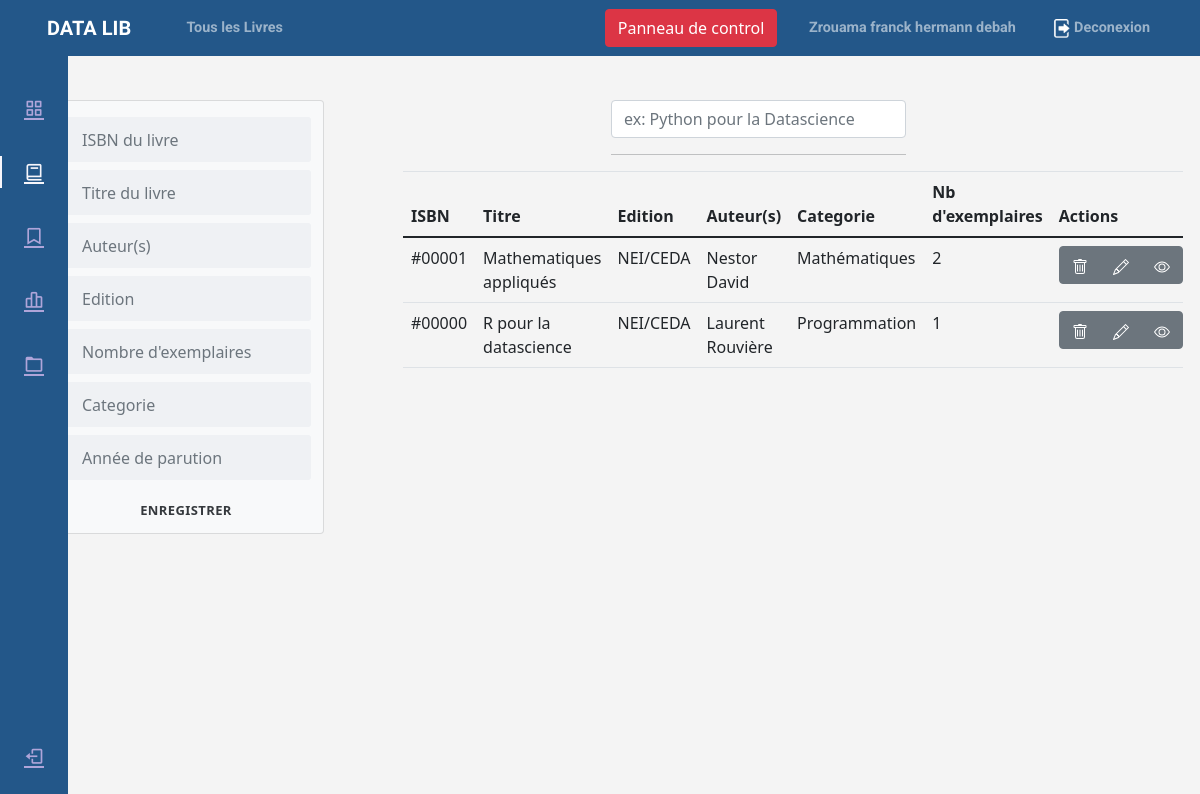
The page /dashboard/livres (signed in) on the database its author committed.
### app/mod_book/models.py (models this page shows, shortened)
class Base(db.Model):
    __abstract__ = True
    date_created = db.Column(
        db.String(128),  default=db.func.current_timestamp())
    date_modified = db.Column(db.String(
        128),  default=db.func.current_timestamp(), onupdate=db.func.current_timestamp())

@dataclass
class Book(Base):
    __tablename__ = 'book'
    title = db.Column(db.String(128),  nullable=False)
    isbn = db.Column(db.String(128),  nullable=False,
                     unique=True, primary_key=True)
    author = db.Column(db.String(128),  nullable=False)
    edition = db.Column(db.String(192),  nullable=False)
    nbExemplar = db.Column(db.Integer,  nullable=False, default=1)
    category = db.Column(db.String(128),  nullable=False)
    year = db.Column(db.Integer,  nullable=False)

### app/main/routes.py (the view)
@main.route('/dashboard/livres')
def dash_livres():
    books = None
    if not('user'in session):
       return redirect(url_for('auth.signin'))
    else:
        all_books = fetch_all_book()
        if (all_books):
            books = all_books
            return render_template("auth/profile/dashboard/livres.html",user=session["user"],books=books)
        else:
            return render_template("auth/profile/dashboard/livres.html",user=session["user"],books=books)

### app/mod_book/controllers.py (called while the page is built)
@mod_book.route('', methods=['GET'])
@mod_book.route('/', methods=['GET'])
def fetch_all_book():
    books = Book.query.order_by(Book.isbn.desc()).all()
    if books:
        session['books'] = books
        return books
    else:
        return 'NBF'

### app/templates/auth/profile/dashboard/livres.html (shortened to what this page needs)
{% extends 'auth/profile/dash.html' %}
{% block dash_component %}
<div class="container">
    <div class="row">
        <div class=" card col-md-3 bg-light">
            <div class="mt-3 row newsletter-subscribe">
                <div class="">
                    <form action="/book/register" class="form-inline row form" method="POST">
                        <div class="form-group col-md-12 mb-2">
                            <input value="" required class="form-control" autofocus type="text" name="isbn"
                                placeholder="ISBN du livre">
                        </div>
                        <div class="form-group col-md-12 mb-2">
                            <input value="" required class="form-control" type="text" name="titre"
                                placeholder="Titre du livre">
                        </div>
                        <div class="form-group col-md-12 mb-2">
                            <input value="" required class="form-control" type="text" name="auteur"
                                placeholder="Auteur(s)">
                        </div>
                        <div class="form-group col-md-12 mb-2">
                            <input value="" required class="form-control" type="text" name="edition"
                                placeholder="Edition">
                        </div>
                        <div class="form-group col-md-12 mb-2">
                            <input value="" min="0" required class="form-control" type="number" name="nbexemplar"
                                placeholder="Nombre d'exemplaires">
                        </div>
                        <div class="form-group col-md-12 mb-2">
                            <input value="" required class="form-control" type="text" name="category"
                                placeholder="Categorie">
                        </div>
                        <div class="form-group col-md-12 mb-2">
                            <input pattern="(?:19|20)[0-9]{2}" required value="" class="form-control" type="text" name="year"
                                placeholder="Année de parution">
                        </div>
                        <input class="col-md-12 btn btn-outline" type="submit" value="Enregistrer">
                    </form>
                </div>
            </div>
        </div>
        <div class="col-md-9">
            <div class="row">
                <div class="row">
                    <div class="col-md-12">
                        <div class="col-md-5 offset-md-4">
                            <input type="text" class="text-muted form-control form-input" name="q"
                                placeholder="ex: Python pour la Datascience">
                            <hr>
                        </div>
                    </div>
                    <div class="col-md-12 offset-1">
                        <div class="card-box">
                            <div class="table-responsive">
                                {% if books != 'NBF' %}
                                <table class="table">
                                    <thead>
                                        <tr>
                                            <th>ISBN</th>
                                            <th>Titre</th>
                                            <th>Edition</th>
                                            <th>Auteur(s)</th>
                                            <th>Categorie</th>
                                            <th>Nb d'exemplaires</th>
                                            <th>Actions</th>
                                        </tr>
                                    </thead>
                                    <tbody>
                                        {% for book in books %}
                                        <tr>
                                            <td>{{book.isbn}}</td>
                                            <td>{{book.title}}</td>
                                            <td>{{book.edition}}</td>
                                            <td>{{book.author}}</td>
                                            <td>{{book.category}}</td>
                                            <td>{{book.nbExemplar}}</td>
                                            <td>
                                                <div class="btn-group btn-group-toggle" data-toggle="buttons">
                                                    <label onclick="document.location.href = '/book/delete/{{book.id}}'"
                                                        class="btn btn-secondary">
                                                    </label>
                                                    <label  onclick="document.location.href = '/book/update/{{book.id}}'"
                                                        class="btn btn-secondary">
                                                    </label>
                                                    <label class="btn btn-secondary">
                                                    </label>
                                                </div>
                                            </td>
                                        </tr>
                                        {% endfor %}
                                    </tbody>
                                </table>
                                {% else %}
                                <div class="alert alert-dark" role="alert">
                                    Aucun Livre dans la biliothèque veuillez en ajouter
                                </div>
                                {% endif %}
                            </div>
                        </div>
                    </div>
                </div>
            </div>
        </div>
    </div>
</div>
{% endblock dash_component %}

### app/templates/auth/profile/dash.html (shortened to what this page needs)
{% extends "base.html" %}
{% block content %}
<div id="body-pd">
    <link rel="stylesheet" href="/css/dash.css">
    <link rel="stylesheet" href="https://cdn.jsdelivr.net/npm/boxicons@latest/css/boxicons.min.css">
    <link rel="stylesheet" href="https://cdn.jsdelivr.net/npm/bootstrap@5.0.0-beta1/dist/css/bootstrap.min.css">
    <div class="l-navbar" id="nav-bar">
        <nav class="nav">
            <div>
                <a href="#" class="nav_logo">
                </a>
                <div class="nav_list">
                    {% set class_general='' %}
                    {% set class_livres='' %}
                    {% set class_emprunts='' %}
                    {% if 'general' in request.path %}
                    {% set class_general = 'active' %}
                    {% elif 'livres' in request.path%}
                    {% set class_livres = 'active' %}
                    {% elif 'emprunts' in request.path %}
                    {% set class_emprunts = 'active' %}
                    {% endif %}
                    <a href="/dashboard" class="nav_link {{class_general}}">
                        <i class='bx bx-grid-alt nav_icon'></i>
                    </a>
                    <a href="/dashboard/livres" class="nav_link {{class_livres}}">
                        <i class='bx bx-book nav_icon'></i>
                    </a>
                    <a href="/dashboard/emprunts" class="nav_link {{class_emprunts}}">
                        <i class='bx bx-bookmark nav_icon'></i>
                    </a>
                    <a href="#" class="nav_link">
                        <i class='bx bx-bar-chart-alt-2 nav_icon'></i>
                    </a>
                    <a href="#" class="nav_link">
                        <i class='bx bx-folder nav_icon'></i>
                    </a>
                </div>
            </div>
            <a href="/auth/logout" class="nav_link">
                <i class='bx bx-log-out nav_icon'></i>
            </a>
        </nav>
    </div>
    <div class="container-fluid">
        {% block dash_component %}{% endblock %}
    </div>
</div>
    {% endblock content %}

### app/templates/base.html (shortened to what this page needs)
<!DOCTYPE html>
<html lang="en">
<head>
    <link rel="stylesheet" href="/css/main.css">
    <link rel="stylesheet" href="https://stackpath.bootstrapcdn.com/bootstrap/4.1.3/css/bootstrap.min.css"
>
    <link rel="stylesheet" href="https://cdnjs.cloudflare.com/ajax/libs/font-awesome/4.7.0/css/font-awesome.min.css">
    <link rel="stylesheet" href="https://use.fontawesome.com/releases/v5.4.2/css/all.css"
>
</head>
<header class="site-header">
    <nav class="navbar navbar-expand-md navbar-dark bg-steel fixed-top">
        <div class="container">
            <a class="navbar-brand mr-4" href="/"><img style="height:1.4em;" src="/icons/regal.png" alt="">
                DATA LIB</a>
            <div class="collapse navbar-collapse" id="navbarToggle">
                <div class="navbar-nav mr-auto">
                    <a class="nav-item nav-link" href="/">
                        Tous les Livres
                    </a>
                </div>
                <div class="navbar-nav">
                    {% if user %}
                        {% if user.role == 1 %}
                            <a href="/dashboard"><button class="btn btn-danger">Panneau de control</button></a>
                        {% endif %}
                    <a class="nav-item nav-link" href="/{{user.nom}}"><img src="/icons/profile.png" alt="">
                        {{ user.nom }}
                    </a>
                    <a class="nav-item nav-link" href="/auth/logout"><img src="/icons/logout.png" alt=""> Deconexion</a>
                    {% endif %}
                </div>
            </div>
        </div>
    </nav>
</header>
<body>
    <main role="main" class=" container-fluid pageContent">
        <div class="row">
            <div class="col-md-12">
                {% block content %}{% endblock %}
            </div>
        </div>
    </main>
</body>
</html>

### app/static/css/main.css (style rules this page uses)
body { background: #fafafa; color: #333333; margin-top: 5rem; padding-bottom: 50px; }
.bg-steel { background-color: #235789; }
.navbar-nav { font-size: 0.9em; }
.navbar-brand { font-family: "Work Sans", sans-serif; font-weight: bold; }
.navbar-nav > a > img { height: 1.3em; }
.site-header .navbar-nav .nav-link { color: #cbd5db; font-weight: bold; font-family: "Roboto", sans-serif; margin-left: 20px; }
.pageContent { margin-top: 100px; }

### app/static/css/dash.css (style rules this page uses)
:root { --header-height: 3rem; --nav-width: 68px; --first-color: #235789;; --first-color-light: #AFA5D9; --white-color: #F7F6FB; --normal-font-size: 1rem; --z-fixed: 100 }
body { background-color: #f4f4f4; position: relative; font-family: var(--body-font); font-size: var(--normal-font-size); transition: .5s }
a { text-decoration: none }
.l-navbar { position: fixed; top: 0; left: -30%; width: var(--nav-width); height: 100vh; background-color: var(--first-color); padding: .5rem 1rem 0 0; transition: .5s; z-index: var(--z-fixed) }
.nav { height: 100%; display: flex; flex-direction: column; justify-content: space-between; overflow: hidden }
.nav_logo, .nav_link { display: grid; grid-template-columns: max-content max-content; align-items: center; column-gap: 1rem; padding: .5rem 0 .5rem 1.5rem }
.nav_logo { margin-bottom: 2rem }
.nav_link { position: relative; color: var(--first-color-light); margin-bottom: 1.5rem; transition: .3s }
.nav_icon { font-size: 1.25rem }
.active { color: var(--white-color) }
.active::before { content: ''; position: absolute; left: 0; width: 2px; height: 32px; background-color: var(--white-color) }
@media screen and (min-width: 768px) { .l-navbar { left: 0; padding: 1rem 1rem 0 0 } }

### app/templates/auth/profile/dashboard/livres.html (style rules this page uses)
body { background-color: #f4f4f4 }
.newsletter-subscribe { color: #313437; }
.newsletter-subscribe form { justify-content: center; }
.newsletter-subscribe form .form-control { background: #eff1f4; border: none; border-radius: 3px; box-shadow: none; outline: none; color: inherit; text-indent: 9px; height: 45px; margin-right: 10px; min-width: 250px; }
.newsletter-subscribe form .btn { padding: 16px 32px; border: none; box-shadow: none; text-shadow: none; opacity: 0.9; text-transform: uppercase; font-weight: bold; font-size: 13px; letter-spacing: 0.4px; line-height: 1; }

### rows shown on the page
Book: isbn "#00001", title "Mathematiques appliqués", edition "NEI/CEDA", author "Nestor David", category "Mathématiques", nbExemplar "2"
Book: isbn "#00000", title "R pour la datascience", edition "NEI/CEDA", author "Laurent Rouvière", category "Programmation", nbExemplar "1"

### other values the page prints
{{ user.nom }} "Zrouama franck hermann debah"
